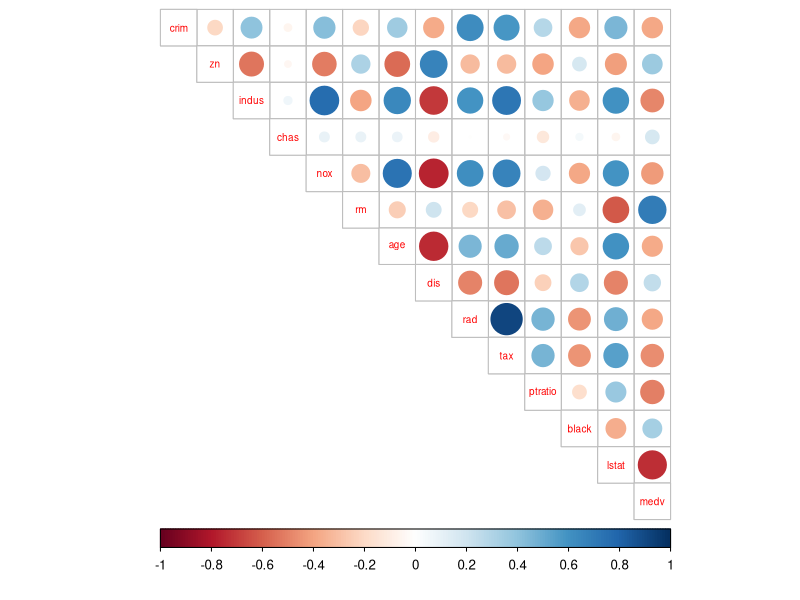
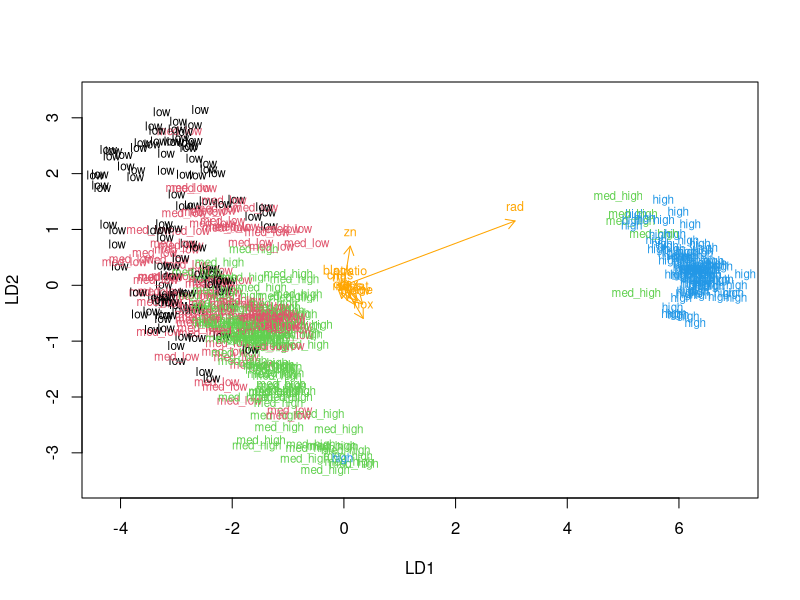
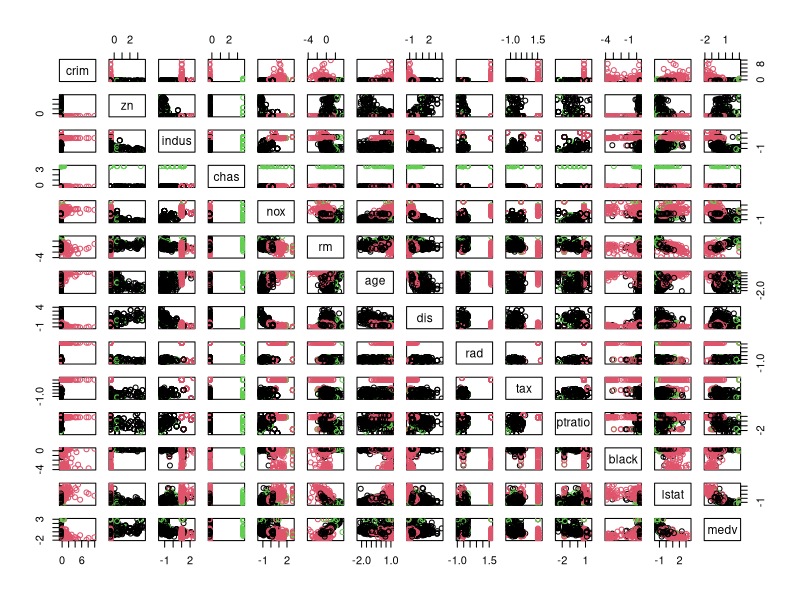

Generate these figures, in order, with R:
## ---- chunk 1
library(MASS)
data("Boston")
str(Boston)
summary(Boston)
## ---- chunk 2
library(corrplot)
cor_matrix<-cor(Boston)
cor_matrix
corrplot(cor_matrix, type='upper', method = "circle", cl.pos="b", tl.pos="d", tl.cex=0.6)
## ---- chunk 3
boston_scaled <- scale(Boston)
summary(boston_scaled)
## ---- chunk 4
class(boston_scaled)
boston_scaled <- as.data.frame(boston_scaled)
bins <- quantile(boston_scaled$crim)
crime <- cut(boston_scaled$crim, breaks=bins, include.lowest = TRUE, labels=c("low", "med_low", "med_high", "high"))
table(crime)
boston_scaled <- dplyr::select(boston_scaled, -crim)
boston_scaled <- data.frame(boston_scaled, crime)
## ---- chunk 5
n <- nrow(boston_scaled)
ind <- sample(n, size = n * 0.8)
train <- boston_scaled[ind,]
test <- boston_scaled[-ind,]

dim(test)
dim(train)
## ---- chunk 6
lda.fit <- lda(crime ~ ., data=train)
lda.fit

lda.arrows <- function(x, myscale = 1, arrow_heads = 0.1, color = "orange", tex = 0.75, choices = c(1,2)){
  heads <- coef(x)
  arrows(x0 = 0, y0 = 0,
         x1 = myscale * heads[, choices[1]],
         y1 = myscale * heads[, choices[2]], col = color, length = arrow_heads)
  text(myscale * heads[,choices], labels = row.names(heads), 
       cex = tex, col = color, pos=3)
}

classes <- as.numeric(train$crime)

plot(lda.fit, dimen = 2, col = classes, pch = classes)
lda.arrows(lda.fit, myscale = 1)
## ---- chunk 7
n <- nrow(boston_scaled)
ind <- sample(n, size = n * 0.8)
train <- boston_scaled[ind,]
test <- boston_scaled[-ind,]

correct_classes <- test$crime
test <- dplyr::select(test, -crime)
lda.pred <- predict(lda.fit, newdata = test)
table(corret=correct_classes, predicted=lda.pred$class)
percent <- mean(correct_classes==lda.pred$class)
percent
## ---- chunk 8
library(MASS)
data("Boston")
dim(Boston)

scaled_k <- as.data.frame(scale(Boston))
eu_dist <- dist(scaled_k)
summary(eu_dist)

km <- kmeans(scaled_k, centers = 3)
pairs(scaled_k, col=km$cluster)
